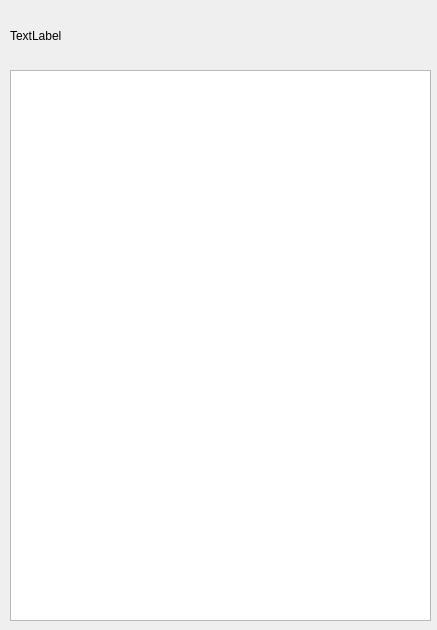
<?xml version="1.0" encoding="UTF-8"?>
<ui version="4.0">
 <class>Dialog</class>
 <widget class="QDialog" name="Dialog">
  <property name="geometry">
   <rect>
    <x>0</x>
    <y>0</y>
    <width>437</width>
    <height>630</height>
   </rect>
  </property>
  <property name="windowTitle">
   <string>Dialog</string>
  </property>
  <widget class="QLabel" name="product_name_label">
   <property name="geometry">
    <rect>
     <x>10</x>
     <y>20</y>
     <width>391</width>
     <height>31</height>
    </rect>
   </property>
   <property name="text">
    <string>TextLabel</string>
   </property>
  </widget>
  <widget class="QListWidget" name="attribute_list_widget">
   <property name="geometry">
    <rect>
     <x>10</x>
     <y>70</y>
     <width>421</width>
     <height>551</height>
    </rect>
   </property>
  </widget>
 </widget>
 <resources/>
 <connections/>
</ui>
